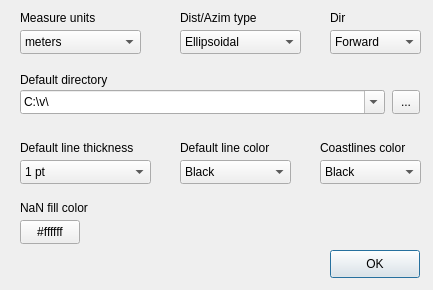
<?xml version="1.0" encoding="UTF-8"?>
<ui version="4.0">
 <class>PreferencesDialog</class>
 <widget class="QDialog" name="PreferencesDialog">
  <property name="geometry">
   <rect>
    <x>0</x>
    <y>0</y>
    <width>433</width>
    <height>290</height>
   </rect>
  </property>
  <property name="windowTitle">
   <string>Preferences</string>
  </property>
  <widget class="QLabel" name="lblMeasureUnits">
   <property name="geometry">
    <rect>
     <x>20</x>
     <y>10</y>
     <width>121</width>
     <height>16</height>
    </rect>
   </property>
   <property name="text">
    <string>Measure units</string>
   </property>
  </widget>
  <widget class="QComboBox" name="cmbMeasureUnits">
   <property name="geometry">
    <rect>
     <x>20</x>
     <y>30</y>
     <width>121</width>
     <height>24</height>
    </rect>
   </property>
   <property name="toolTip">
    <string>Choose the units used in length calculations.</string>
   </property>
   <item>
    <property name="text">
     <string>meters</string>
    </property>
   </item>
   <item>
    <property name="text">
     <string>kilometers</string>
    </property>
   </item>
   <item>
    <property name="text">
     <string>nautical miles</string>
    </property>
   </item>
   <item>
    <property name="text">
     <string>miles</string>
    </property>
   </item>
  </widget>
  <widget class="QLabel" name="lblDefaultDir">
   <property name="geometry">
    <rect>
     <x>20</x>
     <y>72</y>
     <width>200</width>
     <height>16</height>
    </rect>
   </property>
   <property name="text">
    <string>Default directory</string>
   </property>
  </widget>
  <widget class="QComboBox" name="cmbDefaultDir">
   <property name="geometry">
    <rect>
     <x>20</x>
     <y>90</y>
     <width>365</width>
     <height>24</height>
    </rect>
   </property>
   <property name="toolTip">
    <string>Loading and saving files will start at this directory by default. But will change for the used last directory.</string>
   </property>
   <property name="editable">
    <bool>true</bool>
   </property>
   <item>
    <property name="text">
     <string>C:\v\</string>
    </property>
   </item>
  </widget>
  <widget class="QToolButton" name="btnBrowseDir">
   <property name="geometry">
    <rect>
     <x>392</x>
     <y>90</y>
     <width>28</width>
     <height>24</height>
    </rect>
   </property>
   <property name="text">
    <string>...</string>
   </property>
  </widget>
  <widget class="QLabel" name="lblLineThickness">
   <property name="geometry">
    <rect>
     <x>20</x>
     <y>140</y>
     <width>141</width>
     <height>16</height>
    </rect>
   </property>
   <property name="text">
    <string>Default line thickness</string>
   </property>
  </widget>
  <widget class="QComboBox" name="cmbLineThickness">
   <property name="geometry">
    <rect>
     <x>20</x>
     <y>160</y>
     <width>131</width>
     <height>24</height>
    </rect>
   </property>
   <item>
    <property name="text">
     <string>1 pt</string>
    </property>
   </item>
   <item>
    <property name="text">
     <string>2 pt</string>
    </property>
   </item>
   <item>
    <property name="text">
     <string>3 pt</string>
    </property>
   </item>
   <item>
    <property name="text">
     <string>4 pt</string>
    </property>
   </item>
  </widget>
  <widget class="QLabel" name="lblLineColor">
   <property name="geometry">
    <rect>
     <x>180</x>
     <y>140</y>
     <width>111</width>
     <height>16</height>
    </rect>
   </property>
   <property name="text">
    <string>Default line color</string>
   </property>
  </widget>
  <widget class="QComboBox" name="cmbLineColor">
   <property name="geometry">
    <rect>
     <x>180</x>
     <y>160</y>
     <width>111</width>
     <height>24</height>
    </rect>
   </property>
   <property name="toolTip">
    <string>Line color used when creating lines/polygons.</string>
   </property>
   <item>
    <property name="text">
     <string>Black</string>
    </property>
   </item>
   <item>
    <property name="text">
     <string>Red</string>
    </property>
   </item>
   <item>
    <property name="text">
     <string>Magenta</string>
    </property>
   </item>
   <item>
    <property name="text">
     <string>Cyan</string>
    </property>
   </item>
   <item>
    <property name="text">
     <string>White</string>
    </property>
   </item>
   <item>
    <property name="text">
     <string>Green</string>
    </property>
   </item>
   <item>
    <property name="text">
     <string>Blue</string>
    </property>
   </item>
   <item>
    <property name="text">
     <string>Yellow</string>
    </property>
   </item>
  </widget>
  <widget class="QPushButton" name="btnOK">
   <property name="geometry">
    <rect>
     <x>330</x>
     <y>250</y>
     <width>90</width>
     <height>28</height>
    </rect>
   </property>
   <property name="text">
    <string>OK</string>
   </property>
   <property name="default">
    <bool>true</bool>
   </property>
  </widget>
  <widget class="QLabel" name="lblNanColor">
   <property name="geometry">
    <rect>
     <x>20</x>
     <y>200</y>
     <width>121</width>
     <height>16</height>
    </rect>
   </property>
   <property name="text">
    <string>NaN fill color</string>
   </property>
  </widget>
  <widget class="QPushButton" name="btnNanColor">
   <property name="geometry">
    <rect>
     <x>20</x>
     <y>220</y>
     <width>60</width>
     <height>24</height>
    </rect>
   </property>
   <property name="toolTip">
    <string>Solid colour used to paint grid NaN cells (holes). Click to choose.</string>
   </property>
   <property name="text">
    <string>#ffffff</string>
   </property>
  </widget>
  <widget class="QComboBox" name="cmbDistAzim">
   <property name="geometry">
    <rect>
     <x>180</x>
     <y>30</y>
     <width>121</width>
     <height>24</height>
    </rect>
   </property>
   <property name="toolTip">
    <string>Chose the approximation used in computing distances, areas and azimuths.</string>
   </property>
   <item>
    <property name="text">
     <string>Ellipsoidal</string>
    </property>
   </item>
   <item>
    <property name="text">
     <string>Spherical</string>
    </property>
   </item>
   <item>
    <property name="text">
     <string>Flat Earth</string>
    </property>
   </item>
  </widget>
  <widget class="QLabel" name="lblMeasureUnits_2">
   <property name="geometry">
    <rect>
     <x>180</x>
     <y>10</y>
     <width>111</width>
     <height>16</height>
    </rect>
   </property>
   <property name="text">
    <string>Dist/Azim type</string>
   </property>
  </widget>
  <widget class="QComboBox" name="cmbDistAzim_2">
   <property name="geometry">
    <rect>
     <x>330</x>
     <y>30</y>
     <width>91</width>
     <height>24</height>
    </rect>
   </property>
   <property name="toolTip">
    <string>Choose between Forward and Backward azimuths</string>
   </property>
   <item>
    <property name="text">
     <string>Forward</string>
    </property>
   </item>
   <item>
    <property name="text">
     <string>Backward</string>
    </property>
   </item>
  </widget>
  <widget class="QLabel" name="lblMeasureUnits_3">
   <property name="geometry">
    <rect>
     <x>330</x>
     <y>10</y>
     <width>31</width>
     <height>16</height>
    </rect>
   </property>
   <property name="text">
    <string>Dir</string>
   </property>
  </widget>
  <widget class="QComboBox" name="cmbLineColor_2">
   <property name="geometry">
    <rect>
     <x>320</x>
     <y>160</y>
     <width>101</width>
     <height>24</height>
    </rect>
   </property>
   <property name="toolTip">
    <string>Line color used when ploting coastlines and boundaries.</string>
   </property>
   <item>
    <property name="text">
     <string>Black</string>
    </property>
   </item>
   <item>
    <property name="text">
     <string>White</string>
    </property>
   </item>
  </widget>
  <widget class="QLabel" name="lblLineColor_2">
   <property name="geometry">
    <rect>
     <x>320</x>
     <y>140</y>
     <width>111</width>
     <height>16</height>
    </rect>
   </property>
   <property name="text">
    <string>Coastlines color</string>
   </property>
  </widget>
 </widget>
 <resources/>
 <connections/>
</ui>
